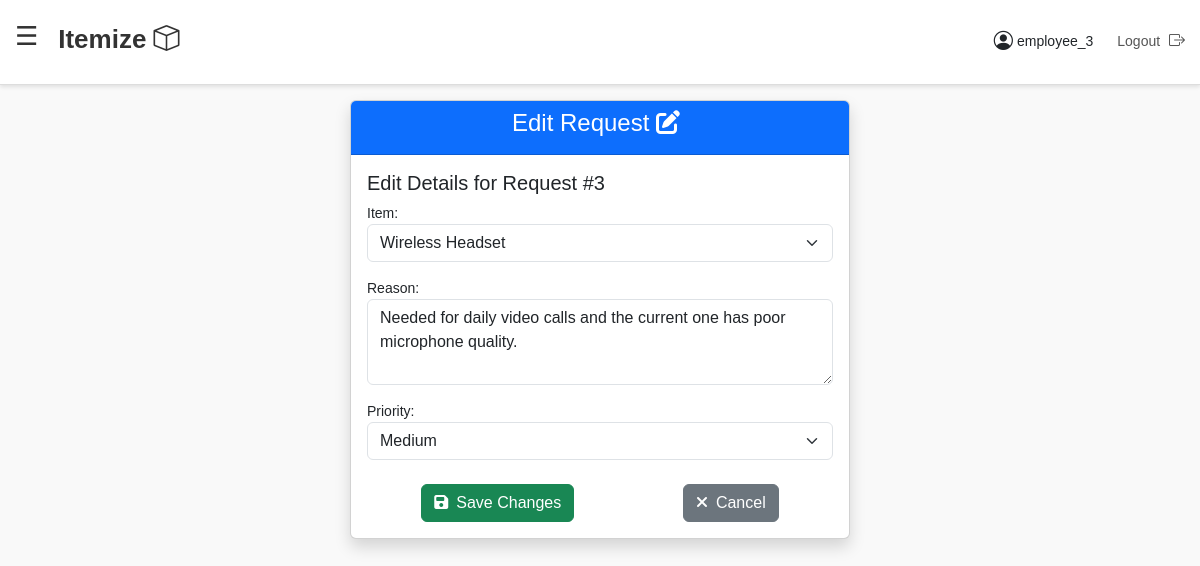
The page /edit-request/3/ (signed in) on the database its author committed.
### inventory/models.py (models this page shows, shortened)
class InventoryRequest(models.Model):
    STATUS_CHOICES = [
        ('New', 'New'),
        ('In Progress', 'In Progress'),
        ('Approved', 'Approved'),
        ('Rejected', 'Rejected'),
    ]
    item = models.ForeignKey(InventoryItem, on_delete=models.CASCADE)
    reason = models.TextField()
    priority = models.CharField(max_length=10, choices=[('High', 'High'), ('Medium', 'Medium'), ('Low', 'Low')])
    requested_by = models.ForeignKey(User, on_delete=models.CASCADE)
    status = models.CharField(max_length=20, choices=STATUS_CHOICES, default='New')
    created_at = models.DateTimeField(auto_now_add=True)
    class Meta:
        verbose_name = 'Inventory Request'
        verbose_name_plural = 'Inventory Requests'
        db_table = 'inventory_request'

### inventory/views.py (the view)
# urls.py: path('edit-request/<int:request_id>/', views.edit_request, name='edit_request')
@login_required
def edit_request(request, request_id):
    inventory_request = get_object_or_404(InventoryRequest, id=request_id)
    if inventory_request.requested_by != request.user and not request.user.is_staff:
        return HttpResponseForbidden("You are not authorized to edit this request.")
    if request.method == 'POST':
        form = AdminRequestForm(request.POST, instance=inventory_request) if request.user.is_staff else RequestForm(request.POST, instance=inventory_request)
        if form.is_valid():
            form.save()
            messages.success(request, f"Request {inventory_request.id} updated successfully.")
            return redirect('dashboard')
        messages.error(request, "Failed to update the request. Please correct the errors.")
    else:
        form = AdminRequestForm(instance=inventory_request) if request.user.is_staff else RequestForm(instance=inventory_request)
    return render(request, 'edit_request.html', {
        'form': form,
        'inventory_request': inventory_request,
    })

### inventory/forms.py (shortened to what this page needs)
class RequestForm(forms.ModelForm):
    class Meta:
        model = InventoryRequest
        fields = ['item', 'reason', 'priority']
        widgets = {
            'item': forms.Select(attrs={
                'class': 'form-select',
                'required': 'required',
            }),
            'reason': forms.Textarea(attrs={
                'class': 'form-control',
                'placeholder': 'Enter your reason for the request',
                'required': 'required',
                'rows': 3,
            }),
            'priority': forms.Select(attrs={
                'class': 'form-select',
                'required': 'required',
            }),
        }
    def __init__(self, *args, **kwargs):
        super().__init__(*args, **kwargs)
        for field in self.fields.values():
            field.required = True

### inventory/models.py (called while the page is built)
    def __str__(self):
        return self.name

### templates/edit_request.html (shortened to what this page needs)
{% extends 'base.html' %}
{% block content %}
    <div class="d-flex justify-content-center align-items-center">
        <div class="card shadow" style="max-width: 500px; width: 100%;">
            <div class="card-header bg-primary text-white text-center">
                <h4>Edit Request <i class="fas fa-edit me-2"></i></h4>
            </div>
            <div class="card-body">
                <h5>Edit Details for Request #{{ inventory_request.id }}</h5>
                <form method="post">
                    {{ form.as_p }}
                    <div class="d-flex justify-content-around mt-4">
                        <button class="btn btn-success" type="submit"><i class="fas fa-save me-2"></i>Save Changes
                        </button>
                        <a class="btn btn-secondary" href="{% url 'dashboard' %}"><i class="fas fa-times me-2"></i>Cancel</a>
                    </div>
                </form>
            </div>
        </div>
    </div>
{% endblock %}

### templates/base.html (shortened to what this page needs)
<!DOCTYPE html>
<html lang="en">
<head>
    <link href="https://cdn.jsdelivr.net/npm/bootstrap@5.3.0/dist/css/bootstrap.min.css" rel="stylesheet">
    <link href="https://cdnjs.cloudflare.com/ajax/libs/font-awesome/6.4.0/css/all.min.css" rel="stylesheet">
    <link href="https://cdn.jsdelivr.net/npm/bootstrap-icons/font/bootstrap-icons.css" rel="stylesheet">
</head>
<body>
<nav class="navbar d-flex align-items-center justify-content-between">
    <div>
        <span id="hamburgerIcon" class="hamburger-icon">☰</span>
        <a href="{% url 'dashboard' %}" class="navbar-brand ms-3">
            Itemize <i class="bi bi-box"></i>
        </a>
    </div>
    <div class="d-flex align-items-center">
        <span class="profile-section d-flex align-items-center me-4">
            <i class="bi bi-person-circle me-1" style="font-size: 1.2rem;"></i>
            {{ request.user.username }}
        </span>
        <a href="{% url 'logout' %}" class="logout">
            Logout <i class="bi bi-box-arrow-right"></i>
        </a>
    </div>
</nav>
<div class="main-content">
    {% block content %}
    {% endblock %}
</div>
</body>
</html>

### templates/base.html (style rules this page uses)
body { margin: 0; font-size: 14px; font-family: Arial, sans-serif; background-color: #f9f9f9; }
.navbar { background-color: #ffffff; box-shadow: 0 2px 4px rgba(0, 0, 0, 0.1); border-bottom: 1px solid #ddd; padding: 20px 15px; position: fixed; top: 0; left: 0; width: 100%; z-index: 1000; }
.navbar .navbar-brand { font-size: 26px; font-weight: bold; color: #333; text-decoration: none; }
.profile-section, .logout { font-size: 14px; }
.logout i { margin-left: 5px; font-size: 16px; }
.hamburger-icon { font-size: 26px; cursor: pointer; position: relative; top: -7.5px; color: #333; }
.main-content { margin-top: 80px; padding: 20px; }
.logout { font-size: 14px; text-decoration: none; color: #555; margin-top: -1.9px; }
.profile-section { margin-top: 0px; }
.hamburger-icon { font-size: 26px; cursor: pointer; position: relative; top: -7.5px; vertical-align: middle; user-select: none; color: #333; }

### rows shown on the page
InventoryRequest: id "3", item "Wireless Headset", reason "Needed for daily video calls and the current one has poor microphone quality.", priority "Medium"

### other values the page prints
{{ request.user.username }} "employee_3"
